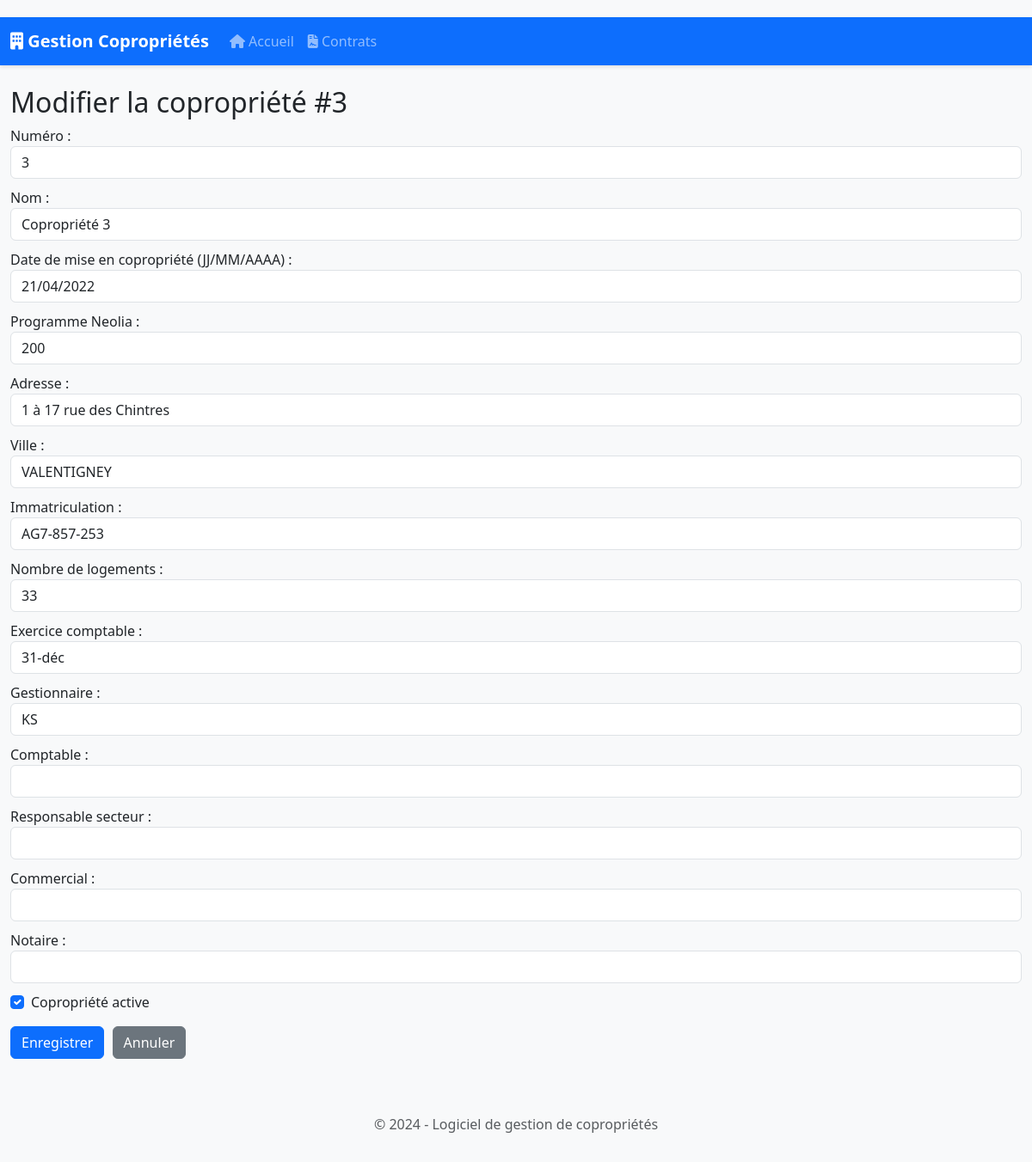
/copropriete/3/edit, run on the app's committed database.
### app.py (models this page shows)
class Copropriete(db.Model):
    id = db.Column(db.Integer, primary_key=True)
    numero = db.Column(db.Integer, unique=True, nullable=False)
    nom = db.Column(db.String(200), nullable=False)
    date_mise_copropriete = db.Column(db.Date)
    programme_neolia = db.Column(db.String(100))
    adresse = db.Column(db.String(300))
    ville = db.Column(db.String(100))
    immatriculation = db.Column(db.String(100))
    nombre_logements = db.Column(db.Integer)
    exercice_comptable = db.Column(db.String(20))
    gestionnaire = db.Column(db.String(50))
    comptable = db.Column(db.String(100))
    responsable_secteur = db.Column(db.String(200))
    commercial = db.Column(db.String(200))
    notaire = db.Column(db.String(200))
    est_active = db.Column(db.Boolean, default=True)
    fiche_immeuble = db.relationship('FicheImmeuble', backref='copropriete', uselist=False)
    contrats = db.relationship('Contrat', backref='copropriete', lazy=True)
    coproprietaires = db.relationship('Coproprietaire', backref='copropriete', lazy=True)
    assemblees_generales = db.relationship('AssembleeGenerale', backref='copropriete', lazy=True)
    resolutions_futures = db.relationship('ResolutionFuture', backref='copropriete', lazy=True)

### app.py (the view, shortened to what this page needs)
@app.route('/copropriete/<int:copro_id>/edit', methods=['GET', 'POST'])
def edit_copropriete(copro_id):
    copropriete = Copropriete.query.get_or_404(copro_id)
    return render_template('edit_copropriete.html', copropriete=copropriete)

### app.py (called while the page is built)
@app.context_processor
def inject_models():
    return dict(Civilite=Civilite)

### templates/edit_copropriete.html
{% extends "base.html" %}
{% block content %}
<h2>Modifier la copropriété #{{ copropriete.numero }}</h2>
<form method="POST" action="{{ url_for('edit_copropriete', copro_id=copropriete.id) }}">
    <div class="form-group">
        <label for="numero">Numéro :</label>
        <input type="number" id="numero" name="numero" class="form-control" value="{{ copropriete.numero }}" required>
    </div>
    <div class="form-group">
        <label for="nom">Nom :</label>
        <input type="text" id="nom" name="nom" class="form-control" value="{{ copropriete.nom }}" required>
    </div>
    <div class="form-group">
        <label for="date_mise_copropriete">Date de mise en copropriété (JJ/MM/AAAA) :</label>
        <input type="text" id="date_mise_copropriete" name="date_mise_copropriete" class="form-control"
               value="{{ copropriete.date_mise_copropriete.strftime('%d/%m/%Y') if copropriete.date_mise_copropriete else '' }}" placeholder="JJ/MM/AAAA">
    </div>
    <div class="form-group">
        <label for="programme_neolia">Programme Neolia :</label>
        <input type="text" id="programme_neolia" name="programme_neolia" class="form-control" value="{{ copropriete.programme_neolia or '' }}">
    </div>
    <div class="form-group">
        <label for="adresse">Adresse :</label>
        <input type="text" id="adresse" name="adresse" class="form-control" value="{{ copropriete.adresse or '' }}">
    </div>
    <div class="form-group">
        <label for="ville">Ville :</label>
        <input type="text" id="ville" name="ville" class="form-control" value="{{ copropriete.ville or '' }}">
    </div>
    <div class="form-group">
        <label for="immatriculation">Immatriculation :</label>
        <input type="text" id="immatriculation" name="immatriculation" class="form-control" value="{{ copropriete.immatriculation or '' }}">
    </div>
    <div class="form-group">
        <label for="nombre_logements">Nombre de logements :</label>
        <input type="number" id="nombre_logements" name="nombre_logements" class="form-control" value="{{ copropriete.nombre_logements or 0 }}">
    </div>
    <div class="form-group">
        <label for="exercice_comptable">Exercice comptable :</label>
        <input type="text" id="exercice_comptable" name="exercice_comptable" class="form-control" value="{{ copropriete.exercice_comptable or '' }}" placeholder="Ex: 31-déc, 30-juin">
    </div>
    <div class="form-group">
        <label for="gestionnaire">Gestionnaire :</label>
        <input type="text" id="gestionnaire" name="gestionnaire" class="form-control" value="{{ copropriete.gestionnaire or '' }}">
    </div>
    <div class="form-group">
        <label for="comptable">Comptable :</label>
        <input type="text" id="comptable" name="comptable" class="form-control" value="{{ copropriete.comptable or '' }}">
    </div>
    <div class="form-group">
        <label for="responsable_secteur">Responsable secteur :</label>
        <input type="text" id="responsable_secteur" name="responsable_secteur" class="form-control" value="{{ copropriete.responsable_secteur or '' }}">
    </div>
    <div class="form-group">
        <label for="commercial">Commercial :</label>
        <input type="text" id="commercial" name="commercial" class="form-control" value="{{ copropriete.commercial or '' }}">
    </div>
    <div class="form-group">
        <label for="notaire">Notaire :</label>
        <input type="text" id="notaire" name="notaire" class="form-control" value="{{ copropriete.notaire or '' }}">
    </div>
    <div class="form-group form-check">
        <input type="checkbox" id="est_active" name="est_active" class="form-check-input"
               {% if copropriete.est_active %}checked{% endif %}>
        <label for="est_active" class="form-check-label">Copropriété active</label>
    </div>
    <div class="mt-3">
        <button type="submit" class="btn btn-primary">Enregistrer</button>
        <a href="{{ url_for('copropriete', copro_id=copropriete.id) }}" class="btn btn-secondary">Annuler</a>
    </div>
</form>
{% endblock %}

### static/css/style.css (style rules this page uses)
body { padding-top: 20px; background-color: #f8f9fa; }
.btn { margin-right: 5px; }
.form-control { margin-bottom: 10px; }

### data on the page
Copropriete: numero "3", nom "Copropriété 3", date_mise_copropriete "21/04/2022", programme_neolia "200", adresse "1 à 17 rue des Chintres", ville "VALENTIGNEY", immatriculation "AG7-857-253", nombre_logements "33", exercice_comptable "31-déc", gestionnaire "KS", est_active "☑"
